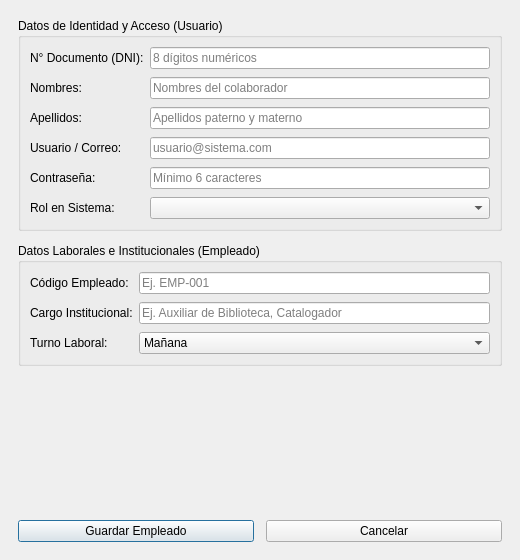
<?xml version="1.0" encoding="UTF-8"?>
<ui version="4.0">
 <class>EmpleadoFormDialog</class>
 <widget class="QDialog" name="EmpleadoFormDialog">
  <property name="geometry">
   <rect>
    <x>0</x>
    <y>0</y>
    <width>520</width>
    <height>560</height>
   </rect>
  </property>
  <property name="windowTitle">
   <string>Gestión de Personal - Registro Oficial</string>
  </property>
  <layout class="QVBoxLayout" name="verticalLayout">
   <property name="spacing">
    <number>12</number>
   </property>
   <property name="leftMargin">
    <number>18</number>
   </property>
   <property name="topMargin">
    <number>18</number>
   </property>
   <property name="rightMargin">
    <number>18</number>
   </property>
   <property name="bottomMargin">
    <number>18</number>
   </property>
   <item>
    <widget class="QGroupBox" name="grp_usuario">
     <property name="title">
      <string>Datos de Identidad y Acceso (Usuario)</string>
     </property>
     <layout class="QFormLayout" name="form_usuario">
      <property name="verticalSpacing">
       <number>8</number>
      </property>
      <item row="0" column="0">
       <widget class="QLabel" name="lbl_dni">
        <property name="text">
         <string>N° Documento (DNI):</string>
        </property>
       </widget>
      </item>
      <item row="0" column="1">
       <widget class="QLineEdit" name="txt_numero_documento">
        <property name="placeholderText">
         <string>8 dígitos numéricos</string>
        </property>
       </widget>
      </item>
      <item row="1" column="0">
       <widget class="QLabel" name="lbl_nombres">
        <property name="text">
         <string>Nombres:</string>
        </property>
       </widget>
      </item>
      <item row="1" column="1">
       <widget class="QLineEdit" name="txt_nombres">
        <property name="placeholderText">
         <string>Nombres del colaborador</string>
        </property>
       </widget>
      </item>
      <item row="2" column="0">
       <widget class="QLabel" name="lbl_apellidos">
        <property name="text">
         <string>Apellidos:</string>
        </property>
       </widget>
      </item>
      <item row="2" column="1">
       <widget class="QLineEdit" name="txt_apellidos">
        <property name="placeholderText">
         <string>Apellidos paterno y materno</string>
        </property>
       </widget>
      </item>
      <item row="3" column="0">
       <widget class="QLabel" name="lbl_user">
        <property name="text">
         <string>Usuario / Correo:</string>
        </property>
       </widget>
      </item>
      <item row="3" column="1">
       <widget class="QLineEdit" name="txt_username">
        <property name="placeholderText">
         <string>usuario@sistema.com</string>
        </property>
       </widget>
      </item>
      <item row="4" column="0">
       <widget class="QLabel" name="lbl_pwd">
        <property name="text">
         <string>Contraseña:</string>
        </property>
       </widget>
      </item>
      <item row="4" column="1">
       <widget class="QLineEdit" name="txt_password">
        <property name="echoMode">
         <enum>QLineEdit::Password</enum>
        </property>
        <property name="placeholderText">
         <string>Mínimo 6 caracteres</string>
        </property>
       </widget>
      </item>
      <item row="5" column="0">
       <widget class="QLabel" name="lbl_rol">
        <property name="text">
         <string>Rol en Sistema:</string>
        </property>
       </widget>
      </item>
      <item row="5" column="1">
       <widget class="QComboBox" name="cbo_rol"/>
      </item>
     </layout>
    </widget>
   </item>
   <item>
    <widget class="QGroupBox" name="grp_empleado">
     <property name="title">
      <string>Datos Laborales e Institucionales (Empleado)</string>
     </property>
     <layout class="QFormLayout" name="form_empleado">
      <property name="verticalSpacing">
       <number>8</number>
      </property>
      <item row="0" column="0">
       <widget class="QLabel" name="lbl_cod_emp">
        <property name="text">
         <string>Código Empleado:</string>
        </property>
       </widget>
      </item>
      <item row="0" column="1">
       <widget class="QLineEdit" name="txt_codigo_empleado">
        <property name="placeholderText">
         <string>Ej. EMP-001</string>
        </property>
       </widget>
      </item>
      <item row="1" column="0">
       <widget class="QLabel" name="lbl_cargo">
        <property name="text">
         <string>Cargo Institucional:</string>
        </property>
       </widget>
      </item>
      <item row="1" column="1">
       <widget class="QLineEdit" name="txt_cargo">
        <property name="placeholderText">
         <string>Ej. Auxiliar de Biblioteca, Catalogador</string>
        </property>
       </widget>
      </item>
      <item row="2" column="0">
       <widget class="QLabel" name="lbl_turno">
        <property name="text">
         <string>Turno Laboral:</string>
        </property>
       </widget>
      </item>
      <item row="2" column="1">
       <widget class="QComboBox" name="cbo_turno">
        <item>
         <property name="text">
          <string>Mañana</string>
         </property>
        </item>
        <item>
         <property name="text">
          <string>Tarde</string>
         </property>
        </item>
        <item>
         <property name="text">
          <string>Noche</string>
         </property>
        </item>
        <item>
         <property name="text">
          <string>Completo</string>
         </property>
        </item>
       </widget>
      </item>
     </layout>
    </widget>
   </item>
   <item>
    <spacer name="verticalSpacer">
     <property name="orientation">
      <enum>Qt::Vertical</enum>
     </property>
     <property name="sizeHint" stdset="0">
      <size>
       <width>20</width>
       <height>10</height>
      </size>
     </property>
    </spacer>
   </item>
   <item>
    <layout class="QHBoxLayout" name="layout_botones">
     <item>
      <widget class="QPushButton" name="btn_guardar">
       <property name="text">
        <string>Guardar Empleado</string>
       </property>
      </widget>
     </item>
     <item>
      <widget class="QPushButton" name="btn_cancelar">
       <property name="text">
        <string>Cancelar</string>
       </property>
      </widget>
     </item>
    </layout>
   </item>
  </layout>
 </widget>
 <resources/>
 <connections/>
</ui>
